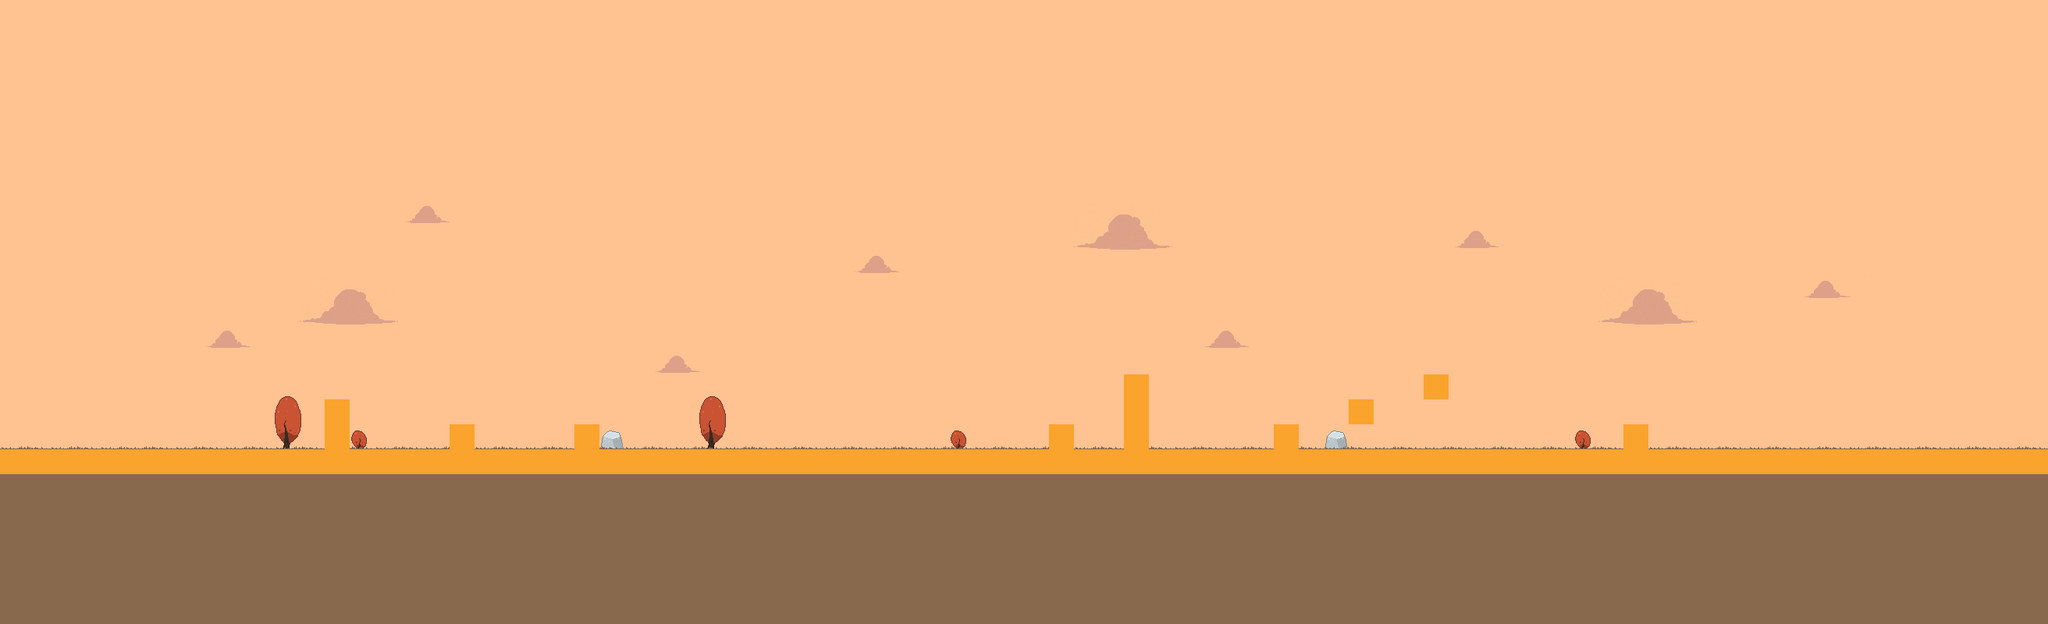

This is a level from a 2D game, rendered from its Tiled map with the project's own tilesets. A one-line summary and the map file follow, with tile-layer data summarised:
An orthogonal 82x25 tile map with 32x32 px tiles, 4 tile layers (SKY, BACKGROUND, GROUND, COLLISION), 1 hidden layer not drawn, 3 tilesets and 16 objects (11x LeftSpikes, PlayerStart, Slider, EndFlag, TopSpikes).

<map version="1.0" orientation="orthogonal" width="82" height="25" tilewidth="32" tileheight="32">
 <tileset firstgid="1" name="tiles" tilewidth="32" tileheight="32">
  <image source="../assets/tileset.png" width="64" height="32" />
 </tileset>
 <tileset firstgid="3" name="tiles2" tilewidth="32" tileheight="32">
  <image source="../assets/tiles2.png" width="64" height="32" />
 </tileset>
 <tileset firstgid="5" name="SOMETILES" tilewidth="32" tileheight="32">
  <image source="../assets/SOMETILES.png" width="640" height="360" />
 </tileset>
 <layer name="SKY" width="82" height="25">
  <data>[2050 cells, 2050 non-empty, 12 distinct tile ids]</data>
 </layer>
 <layer name="BACKGROUND" width="82" height="25">
  <data>[2050 cells, 17 non-empty, 8 distinct tile ids]</data>
 </layer>
 <layer name="GROUND" width="82" height="25">
  <data>[2050 cells, 661 non-empty, 4 distinct tile ids]</data>
 </layer>
 <layer name="COLLISION" width="82" height="25">
  <data>[2050 cells, 94 non-empty, 1 distinct tile ids]</data>
 </layer>
 <layer name="FOREGROUND" width="82" height="25" visible="0">
  <data>[2050 cells, 0 non-empty, 0 distinct tile ids]</data>
 </layer>
 <objectgroup name="OBJECTS" width="82" height="25">
  <object name="PlayerStart" gid="137" x="256" y="576" />
  <object name="Slider" gid="182" x="1024" y="576">
   <properties>
    <property name="ticker" value="0" />
   </properties>
  </object>
  <object name="EndFlag" gid="183" x="2272" y="544" />
  <object name="LeftSpikes" gid="180" x="384" y="544" />
  <object type="LeftSpikes" gid="180" x="384" y="576" />
  <object gid="180" x="544" y="576" />
  <object name="LeftSpikes" gid="180" x="704" y="576" />
  <object name="TopSpikes" gid="201" x="736" y="544" />
  <object name="LeftSpikes" gid="180" x="1312" y="576" />
  <object name="LeftSpikes" gid="180" x="1408" y="512" />
  <object name="LeftSpikes" gid="180" x="1408" y="544" />
  <object name="LeftSpikes" gid="180" x="1408" y="576" />
  <object name="LeftSpikes" gid="180" x="1600" y="576" />
  <object name="LeftSpikes" gid="180" x="1696" y="544" />
  <object name="LeftSpikes" gid="180" x="1792" y="512" />
  <object name="LeftSpikes" gid="180" x="2048" y="576" />
 </objectgroup>
</map>
